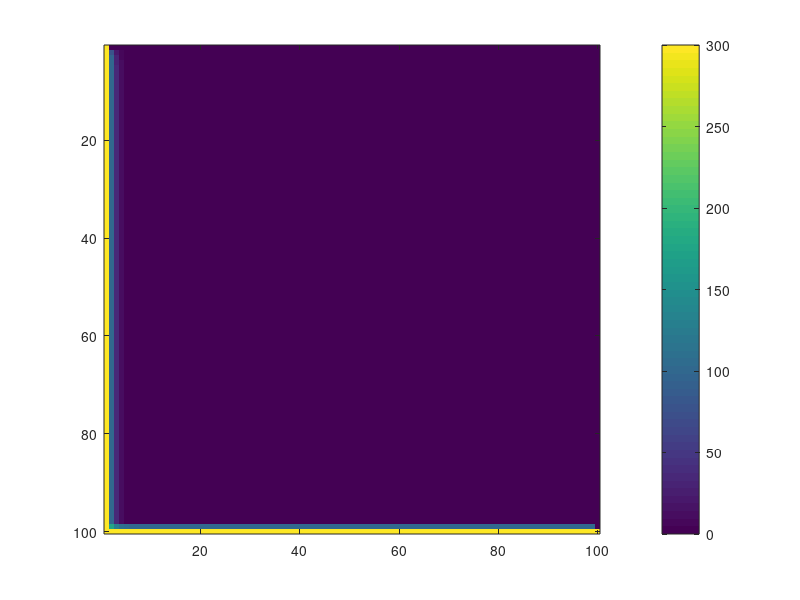

This chart was generated by the following MATLAB code: (Note: this script raises an error after producing the figure.)
clear ; close;

% Instead of 1D array, I'll be using a 
% 2D matrix for data

% Define grid size (100x100)
n = 100; 
% Matrix to store values
T = zeros(n,n);
% Number of iterations
iterations = 5000;

% SECOND CASE: left and bottom boundary 300K
T(:,1) = 300;    % left boundary
T(end,:) = 300;  % bottom boundary

% Create meshgrid for plotting
[X,Y] = meshgrid(1:n, 1:n);

% Every iteration calculate average of 4 points - top, bottom, left, right,
% instead of left and right (in 1D)
for iter = 1:iterations
    % Saves old matrix for difference 
    % calculation bellow
    T_old = T;
    for i = 2:(n-1)
        for j = 2:(n-1)
            up     = T(i,j-1);
            down   = T(i,j+1);
            left   = T(i-1,j);
            right  = T(i+1,j);
            % takes the average of these values
            T(i,j) = (up + down + left + right) / 4;
        end
    end
    
    % Calculates the difference
    % Takes a double sum, since first 
    % calculation returns array
    tmp = sum((T-T_old).^2)/(n*n);
    df = sqrt(sum(tmp));
    
    % plot each pixel based on each 
    % matrix value every iteration
    imagesc(T)

    % add a color scale to plot (in other 
    % words, a legend)
    c = colorbar;
    c.Label.String = "Temperature [K]";
    colormap(jet)

    mytitle = sprintf('Steps: %8i  dT diff: %.6f', iter, df);
    title(mytitle,'FontSize',20);
    drawnow
end